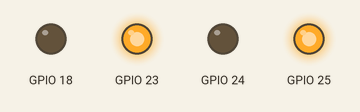
This program was run on a simulated Raspberry Pi (BCM pin numbers). Parts: output pins drawn as LEDs (lit = HIGH).

Above: at 2.0 s.
At 6.0 s:
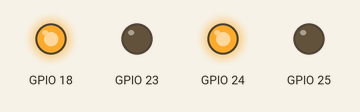
At 10.0 s:
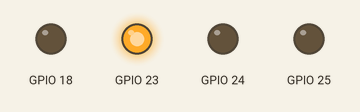
At 14.0 s:
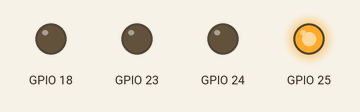
Timing chart, 0 to 20.8 s (numbered marks = the images above):
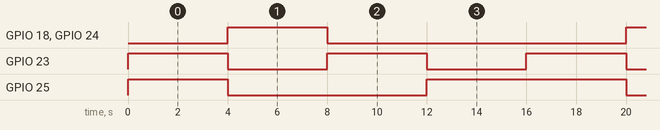

Measured:
- by itself, GPIO 18, GPIO 24: alternates HIGH for 4.0 s and LOW for 12.0 s
- by itself, GPIO 23: alternates HIGH for 4.0 s and LOW for 4.0 s
- by itself, GPIO 25: repeats every 16.0 s: LOW 8.0 s, HIGH 8.0 s

The program:

car.py
```python
import  RPi.GPIO as GPIO

import datetime
import time

class Wheel(object):
    def __init__(self,in_pin1,in_pin2):
        self.pin1 = in_pin1
        self.pin2 = in_pin2

        GPIO.setup(in_pin1,GPIO.OUT)
        GPIO.setup(in_pin2,GPIO.OUT)

        pass

    def forword(self):
        GPIO.output(self.pin1, True)
        GPIO.output(self.pin2, False)
        pass


    def backword(self):
        GPIO.output(self.pin1, False)
        GPIO.output(self.pin2, True)
        pass

    def stop(self):
        GPIO.output(self.pin1, False)
        GPIO.output(self.pin2, False)
        pass

class Car(object):
    def __init__(self):
        GPIO.setmode(GPIO.BCM)
        self.left_wheel = Wheel(25,24)
        self.right_wheel = Wheel(23,18)
        pass

    def forword(self):
        self.left_wheel.forword()
        self.right_wheel.forword()
        pass

    def backword(self):
        self.left_wheel.backword()
        self.right_wheel.backword()
        pass

    def left(self):
        self.left_wheel.stop()
        self.right_wheel.forword()
        pass

    def rigth(self):
        self.left_wheel.forword()
        self.right_wheel.stop()
        pass

    def stop(self):
        self.left_wheel.stop()
        self.right_wheel.stop()
        pass

    def shutdown(self):
        self.stop()
        GPIO.cleanup()
        pass

    def test(self):
        pass


c = Car()

while True:
    c.forword()
    time.sleep(4)
    c.backword()
    time.sleep(4)
    c.left()
    time.sleep(4)
    c.rigth()
    time.sleep(4)
```
